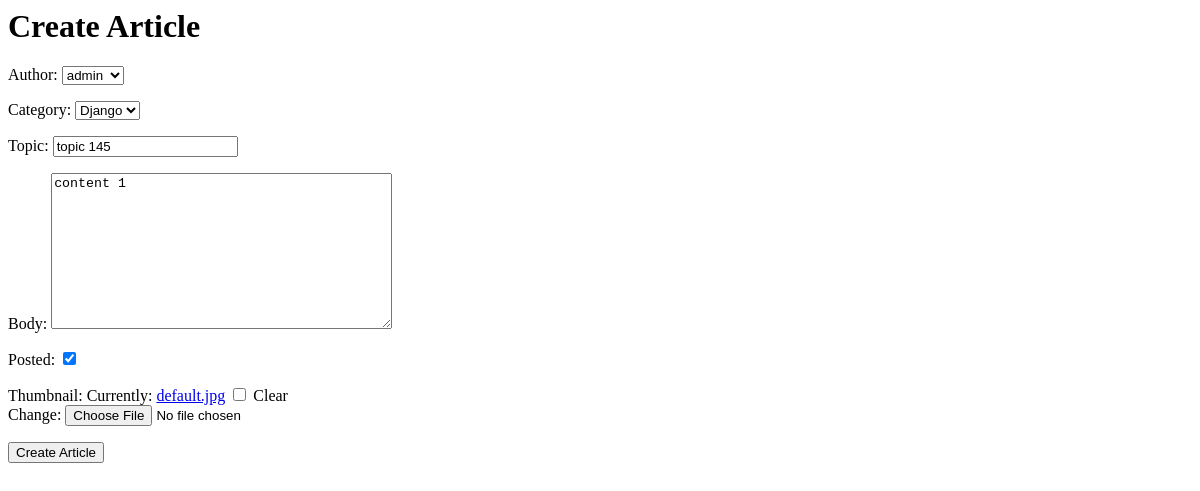
Before: /article/update/topic-145/ with the older database file.
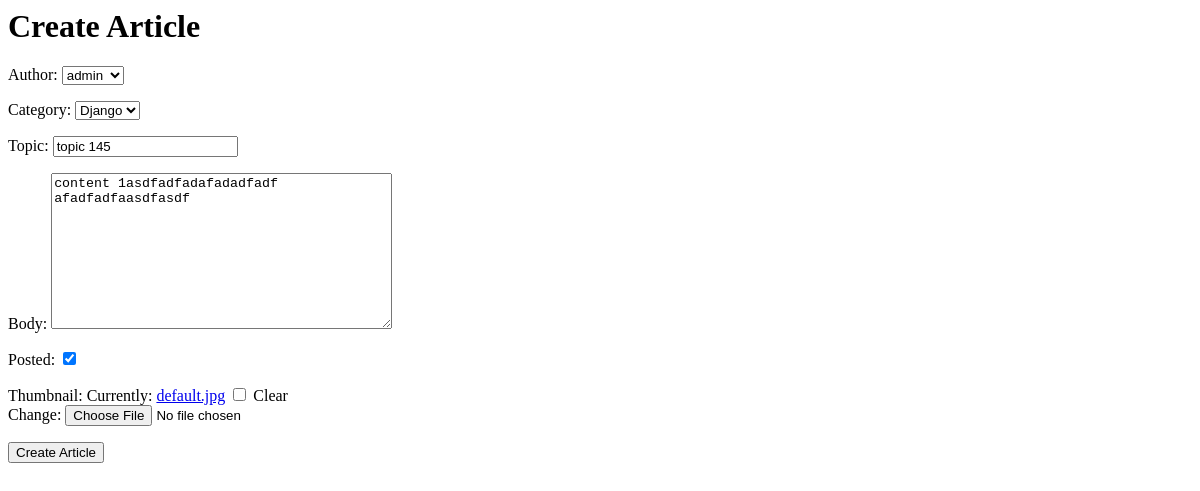
After: the same page with the newer database file.
### blog/models.py (models this page shows, shortened)
class Article(models.Model):
    author = models.ForeignKey(to=User, on_delete=models.CASCADE, blank=True)
    category = models.ForeignKey(to=Category, on_delete=models.CASCADE)
    topic = models.CharField(max_length=255, unique=True)
    body = models.TextField()
    posted = models.BooleanField(default=False)
    thumbnail = models.ImageField(
        upload_to="thumbnails/", default="default.jpg", null=True, blank=True
    )
    slug = AutoSlugField(
        populate_from="topic",
        blank=True,
        null=True,
        unique=True,
        always_update=True,
        default=None,
        unique_with=["author__username"],
    )
    created_on = models.DateTimeField(null=True, blank=True)
    updated_on = models.DateTimeField(null=True, blank=True)
    views = models.IntegerField(default=0)

### blog/views.py (the view)
def article_update(request, slug):
    article = get_article(slug)
    form = ArticleForm(request.POST or None, instance=article)
    if form.is_valid():
        print(form.data)
        article = form.save()
        print(article)
        return redirect(article.get_absolute_url())
    context = {"form": form}
    return render(request, "blog/article_create.html", context)

### blog/forms.py
class ArticleForm(forms.ModelForm):
    class Meta:
        model = Article
        fields = ("author", "category", "topic", "body", "posted", "thumbnail")

### blog/models.py (called while the page is built)
    def __str__(self):
        return self.name

### blog/views.py (called while the page is built)
def get_article(slug):
    return Article.objects.get(slug=slug)

### blog/templates/blog/article_create.html
<h1>Create Article</h1>
<form method="post">
  {% csrf_token %} {{form.as_p}}
  <button>Create Article</button>
</form>

Changed rows visible on the page:
changed Article "admin": body "content 1" → "content 1asdfadfadafadadfadf afadfadfaasdfasdf"
